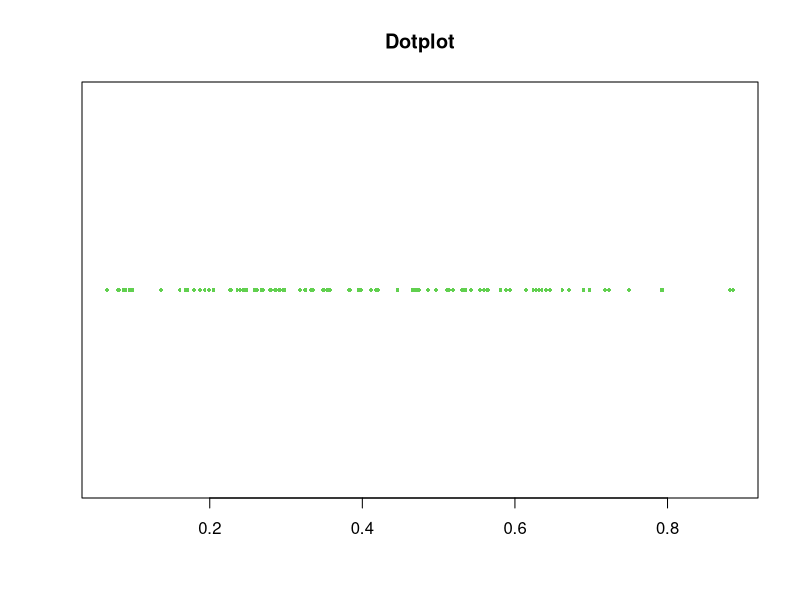
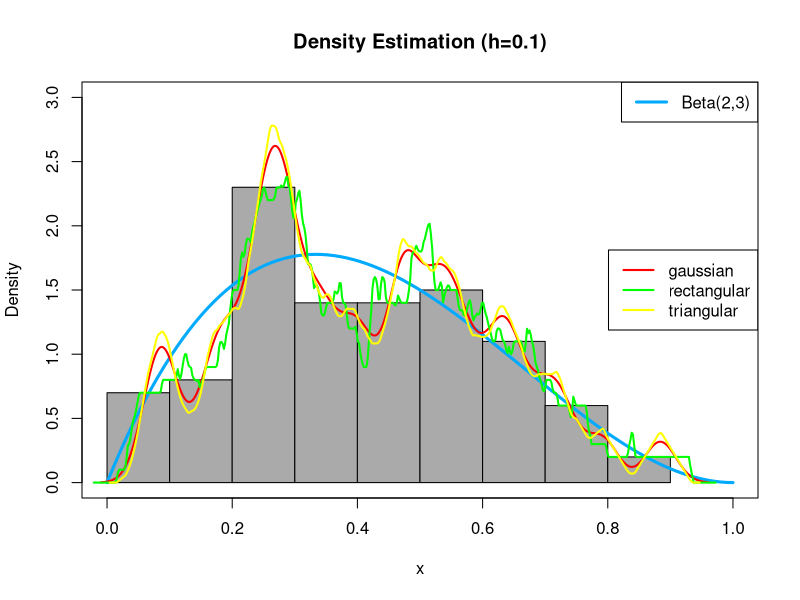
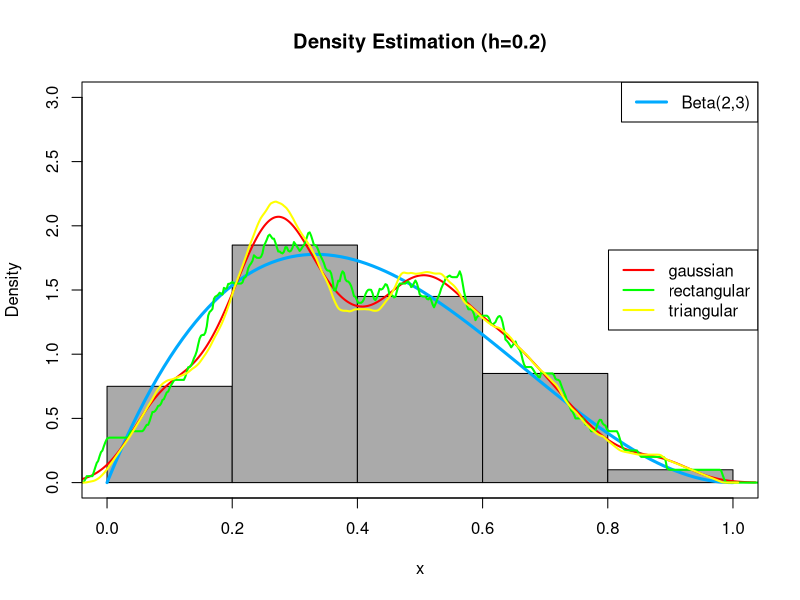

These figures' R source, in order:

# First, simulate 100 observations from a mixed distribution of beta(2,3),
# each with probability 0.5. Then, use at least 3 density estimating methods
# to smooth the observations. 
# You need to specify the parameters in the smoothing methods, 
# and compare the results.

# 取出我們要的亂數
set.seed(106354012)
m = 100
x = rbeta(m,2,3)
# 畫個點的散佈圖
stripchart(x,pch=16,cex=0.5,col=3,main="Dotplot")
# 然後畫個直方圖
y = seq(0,1,length=100)
hist( x, breaks = 10,probability = T,ylim = c(0,3),xlim= c(0,1),col = "#AAAAAA",main = "Density Estimation (h=0.1)")
# 這是真實的beta(2,3)圖形
lines(y , dbeta(y,2,3) , col = "#00AAFF" , lwd = 3)
legend("topright" , "Beta(2,3)" , lty = 1 , col="#00AAFF" , lwd = 3)
# 這是直接用套件模擬出來的函數值
kernal_g = density(x, kernel = c("gaussian"), width = 0.1)
kernal_r = density(x, kernel = c("rectangular"), width = 0.1)
kernal_t = density(x, kernel = c("triangular"), width = 0.1)
# 把他們畫在plot裡面囉
lines(kernal_g, col = "#FF0000" , lwd = 2)
lines(kernal_r, col = "#00FF00" , lwd = 2)
lines(kernal_t, col = "#FFFF00" , lwd = 2)
legend("right",legend=c("gaussian","rectangular","triangular"), col=c("#FF0000","#00FF00","#FFFF00"),lwd=2,cex=1)
box()

# (h=0.2)
hist( x, breaks = 5,probability = T,ylim = c(0,3),xlim= c(0,1),col = "#AAAAAA",main = "Density Estimation (h=0.2)")
# 這是真實的beta(2,3)圖形
lines(y , dbeta(y,2,3) , col = "#00AAFF" , lwd = 3)
legend("topright" , "Beta(2,3)" , lty = 1 , col="#00AAFF" , lwd = 3)
# 這是直接用套件模擬出來的函數值
kernal_g = density(x, kernel = c("gaussian"), width = 0.2)
kernal_r = density(x, kernel = c("rectangular"), width = 0.2)
kernal_t = density(x, kernel = c("triangular"), width = 0.2)
# 把他們畫在plot裡面囉
lines(kernal_g, col = "#FF0000" , lwd = 2)
lines(kernal_r, col = "#00FF00" , lwd = 2)
lines(kernal_t, col = "#FFFF00" , lwd = 2)
legend("right",legend=c("gaussian","rectangular","triangular"), col=c("#FF0000","#00FF00","#FFFF00"),lwd=2,cex=1)
box()